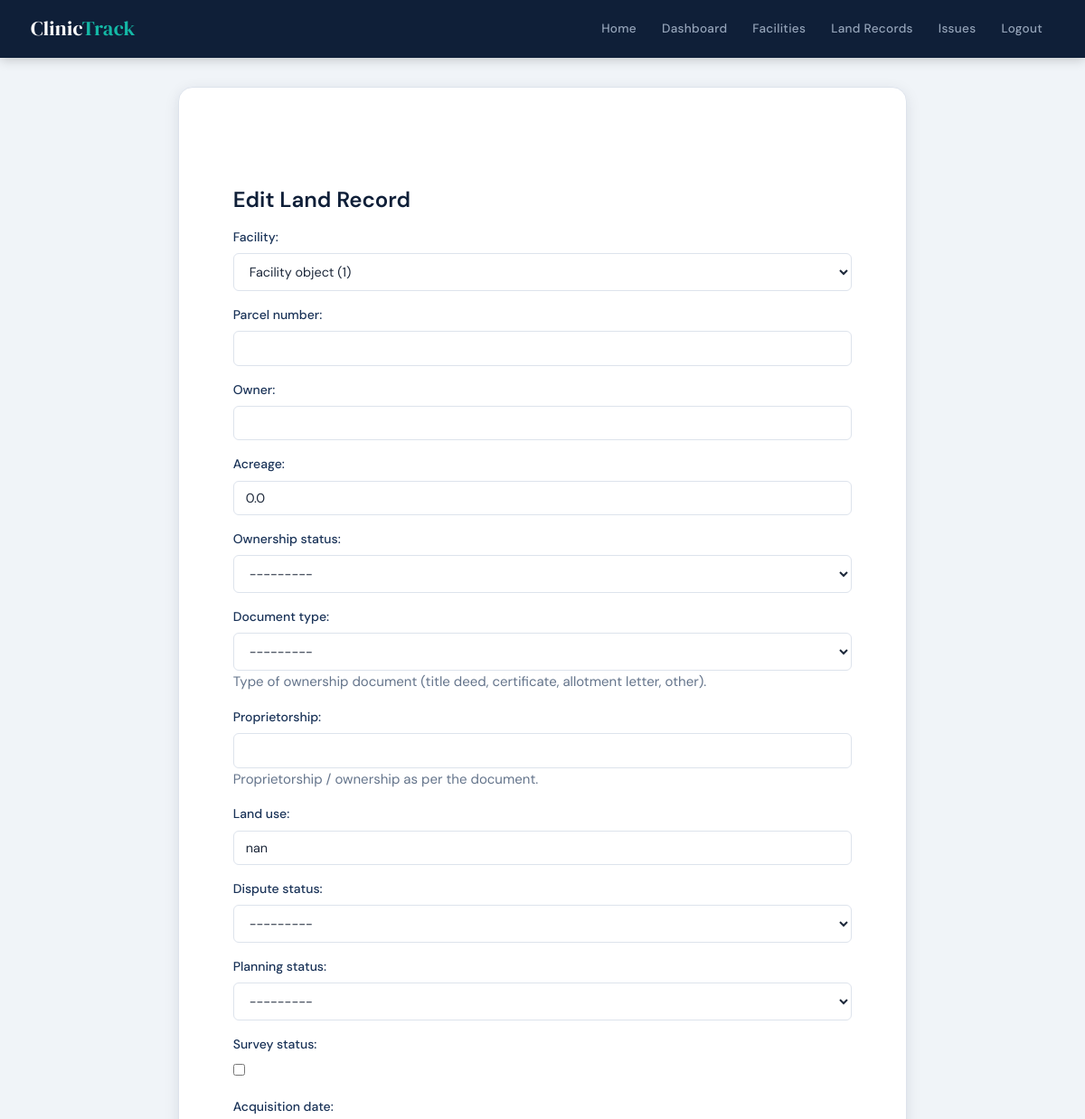
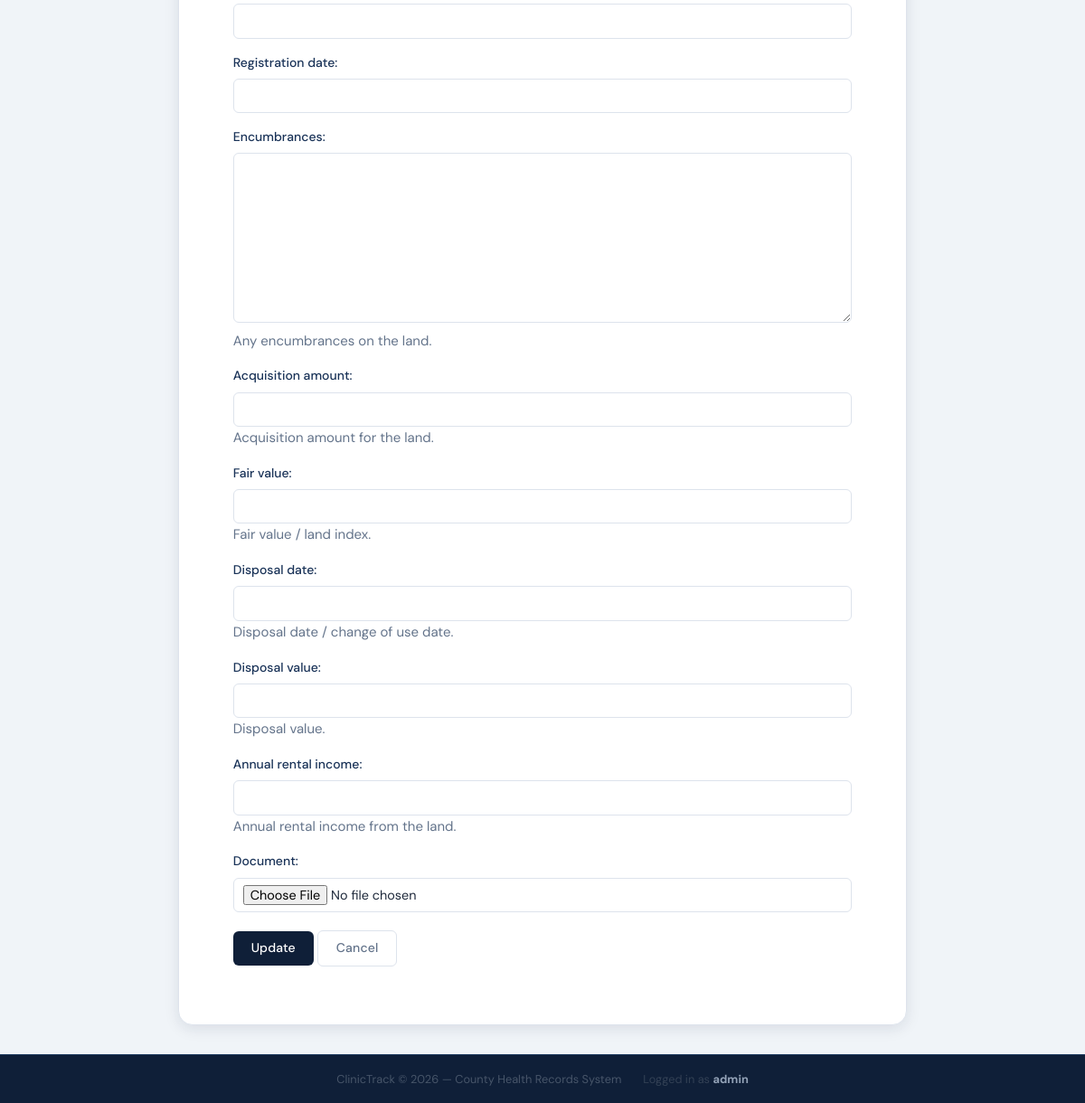
The app's page /landrecords/1/edit/ (signed in) with its own data (2 pictures, top to bottom).
### clinic/models.py (models this page shows, shortened)
class LandRecord(models.Model):
    OWNERSHIP_STATUS = [
        ('Freehold', 'Freehold'),
        ('Leasehold', 'Leasehold'),
        ('Community', 'Community'),
        ('Government', 'Government'),
    ]
    DISPUTE_STATUS = [
        ('Disputed', 'Disputed'),
        ('Undisputed', 'Undisputed'),
    ]
    facility = models.ForeignKey(
        Facility,
        on_delete=models.CASCADE,
        related_name="land_records"
    )
    parcel_number = models.CharField(max_length=100, blank=True)
    owner = models.CharField(max_length=200, blank=True)
    acreage = models.FloatField()
    ownership_status = models.CharField(
        max_length=50,
        choices=OWNERSHIP_STATUS,
        blank=True
    )
    land_use = models.CharField(max_length=255, blank=True)
    DOCUMENT_TYPES = [
        ("Title Deed", "Title Deed"),
        ("Certificate", "Certificate"),
        ("Allotment Letter", "Allotment Letter"),
        ("Other", "Other"),
    ]
    document_type = models.CharField(
        max_length=50,
        choices=DOCUMENT_TYPES,
        blank=True,
        help_text="Type of ownership document (title deed, certificate, allotment letter, other).",
    )
    proprietorship = models.CharField(
        max_length=255,
        blank=True,
        help_text="Proprietorship / ownership as per the document.",
    )
    dispute_status = models.CharField(
        max_length=20,
        choices=DISPUTE_STATUS,
        blank=True
    )
    PLANNING_STATUS = [
        ("Planned", "Planned"),
        ("Unplanned", "Unplanned"),
    ]
    planning_status = models.CharField(
        max_length=20,
        choices=PLANNING_STATUS,
        blank=True,
    )
    survey_status = models.BooleanField(default=False)
    acquisition_date = models.DateField(null=True, blank=True)
    registration_date = models.DateField(null=True, blank=True)
    encumbrances = models.TextField(
        blank=True,
        help_text="Any encumbrances on the land.",
    )
    acquisition_amount = models.DecimalField(
        max_digits=14,
        decimal_places=2,
        null=True,
        blank=True,
        help_text="Acquisition amount for the land.",
    )
    fair_value = models.DecimalField(
        max_digits=14,
        decimal_places=2,
        null=True,
        blank=True,
        help_text="Fair value / land index.",
    )
    disposal_date = models.DateField(
        null=True,
        blank=True,
        help_text="Disposal date / change of use date.",
    )
    disposal_value = models.DecimalField(
        max_digits=14,
        decimal_places=2,
        null=True,
        blank=True,
        help_text="Disposal value.",
    )
    annual_rental_income = models.DecimalField(
        max_digits=14,
        decimal_places=2,
        null=True,
        blank=True,
        help_text="Annual rental income from the land.",
    )
    document = models.FileField(
        upload_to="land_documents/",
        null=True,
        blank=True
    )
    created_at = models.DateTimeField(auto_now_add=True)

### clinic/views.py (the view)
# urls.py: path("landrecords/<int:pk>/edit/", views.LandRecordUpdateView.as_view(), name="landrecord_edit"),
class LandRecordUpdateView(AdminRequiredMixin, generic.UpdateView):
	model = LandRecord
	fields = [
		"facility",
		"parcel_number",
		"owner",
		"acreage",
		"ownership_status",
		"document_type",
		"proprietorship",
		"land_use",
		"dispute_status",
		"planning_status",
		"survey_status",
		"acquisition_date",
		"registration_date",
		"encumbrances",
		"acquisition_amount",
		"fair_value",
		"disposal_date",
		"disposal_value",
		"annual_rental_income",
		"document",
	]
	template_name = "clinic/landrecord_form.html"
	success_url = reverse_lazy("clinic:landrecord_list")

### clinic/views.py (called while the page is built)
	def test_func(self):
		return bool(self.request.user and self.request.user.is_staff)

### clinic/templates/clinic/landrecord_form.html (shortened to what this page needs)
{% extends "clinic/base.html" %}
{% block content %}
<div class="container mt-4">
    <h2>
        {% if object %}
            Edit Land Record
        {% else %}
            Add Land Record
        {% endif %}
    </h2>
    <form method="post" enctype="multipart/form-data">
        {{ form.as_p }}
        <button type="submit" class="btn btn-primary mt-2">
            {% if object %}Update{% else %}Add{% endif %}
        </button>
        <a href="{% url 'clinic:landrecord_list' %}" class="btn btn-secondary mt-2">Cancel</a>
    </form>
</div>
{% endblock %}

### clinic/templates/clinic/base.html (shortened to what this page needs)
{% load static %}
<!doctype html>
<html lang="en">
<head>
  <link rel="stylesheet" href="https://cdn.jsdelivr.net/npm/modern-normalize/modern-normalize.css">
  <link rel="stylesheet" href="{% static 'css/mystyle.css' %}">
</head>
<body>
  <header>
    <div class="header-inner">
      <h1>Clinic<span>Track</span></h1>
      <nav>
        <a href="{% url 'clinic:home' %}">Home</a>
        {% if user.is_authenticated and user.is_staff %}
          <a href="{% url 'clinic:admin_dashboard' %}">Dashboard</a>
          <a href="{% url 'clinic:facility_list' %}">Facilities</a>
          <a href="{% url 'clinic:landrecord_list' %}">Land Records</a>
          <a href="{% url 'clinic:issue_list' %}">Issues</a>
          <a href="{% url 'clinic:logout' %}">Logout</a>
        {% else %}
          <a href="{% url 'clinic:login' %}">Login</a>
        {% endif %}
      </nav>
    </div>
  </header>
  <div class="container">
    <main>
      {% block content %}{% endblock %}
    </main>
  </div>
  <footer>
    <span>ClinicTrack &copy; {% now "Y" %} — County Health Records System</span>
    {% if user.is_authenticated %}
      <span style="margin-left:16px;color:#334155;">Logged in as <strong style="color:#94a3b8;">{{ user.username }}</strong></span>
    {% endif %}
  </footer>
</body>
</html>

### clinic/static/css/mystyle.css (style rules this page uses)
:root { --navy: #0f1f38; --navy-mid: #1a3358; --navy-light: #234070; --teal: #0d9488; --teal-light: #14b8a6; --teal-pale: #ccfbf1; --amber: #d97706; --red: #dc2626; --red-pale: #fee2e2; --white: #ffffff; --surface: #f0f4f8; --border: #dde3ec; --text: #1e293b; --text-muted: #64748b; --radius-sm: 6px; --radius-md: 10px; --radius-lg: 16px; --shadow-sm: 0 1px 4px rgba(15, 31, 56, 0.08); --shadow-md: 0 4px 16px rgba(15, 31, 56, 0.10); --shadow-lg: 0 8px 32px rgba(15, 31, 56, 0.12); }
*, *::before, *::after { box-sizing: border-box; }
html { scroll-behavior: smooth; }
body { font-family: 'DM Sans', Arial, sans-serif; background: var(--surface); color: var(--text); line-height: 1.65; font-size: 15px; min-height: 100vh; display: flex; flex-direction: column; }
a { color: var(--teal); text-decoration: none; transition: color 0.18s, opacity 0.18s; }
header { background: var(--navy); color: var(--white); position: sticky; top: 0; z-index: 100; box-shadow: 0 2px 12px rgba(0, 0, 0, 0.2); }
.header-inner { max-width: 1180px; margin: 0 auto; padding: 0 24px; display: flex; align-items: center; justify-content: space-between; height: 64px; gap: 20px; }
header h1 { font-family: 'DM Serif Display', Georgia, serif; font-size: 1.4rem; font-weight: 400; color: var(--white); white-space: nowrap; margin: 0; letter-spacing: 0.01em; }
header h1 span { color: var(--teal-light); }
nav { display: flex; flex-wrap: wrap; gap: 2px; align-items: center; }
nav a { color: #94a3b8; padding: 6px 13px; border-radius: var(--radius-sm); font-size: 0.85rem; font-weight: 500; letter-spacing: 0.02em; transition: background 0.18s, color 0.18s; text-decoration: none; }
.container { max-width: 1180px; margin: 0 auto; padding: 32px 24px; flex: 1; }
main { background: var(--white); padding: 32px 36px; border-radius: var(--radius-lg); box-shadow: var(--shadow-md); border: 1px solid var(--border); animation: fadeUp 0.28s ease both; }
h1, h2, h3, h4, h5 { font-weight: 600; color: var(--navy); line-height: 1.3; }
h1 { font-size: 1.9rem; margin-bottom: 18px; }
h2 { font-size: 1.5rem; margin-bottom: 14px; }
p { margin-bottom: 12px; color: var(--text-muted); }
.btn { display: inline-flex; align-items: center; justify-content: center; gap: 6px; padding: 9px 20px; border-radius: var(--radius-sm); font-size: 0.875rem; font-weight: 500; font-family: 'DM Sans', Arial, sans-serif; border: none; cursor: pointer; transition: transform 0.15s, opacity 0.15s, box-shadow 0.15s; text-decoration: none; letter-spacing: 0.01em; white-space: nowrap; line-height: 1.4; }
.btn-primary { background: var(--navy); color: var(--white); }
.btn-secondary { background: transparent; color: var(--text-muted); border: 1px solid var(--border); }
label { font-weight: 500; display: block; margin-bottom: 6px; font-size: 0.875rem; color: var(--navy-mid); }
input[type="text"], input[type="email"], input[type="password"], input[type="number"], input[type="date"], input[type="tel"], input[type="url"], input[type="search"], input[type="file"], select, textarea { width: 100%; padding: 10px 13px; border: 1.5px solid var(--border); border-radius: var(--radius-sm); font-size: 0.9rem; font-family: 'DM Sans', Arial, sans-serif; background: var(--white); color: var(--text); transition: border-color 0.18s, box-shadow 0.18s; }
textarea { resize: vertical; min-height: 95px; }
input::placeholder, textarea::placeholder { color: #a0aec0; }
input[type="file"] { padding: 7px 10px; cursor: pointer; }
.mt-2 { margin-top: 8px; }
.mt-4 { margin-top: 24px; }
footer { background: var(--navy); color: #475569; text-align: center; padding: 16px 24px; font-size: 0.8rem; margin-top: auto; border-top: 1px solid #1e3a5f; display: flex; align-items: center; justify-content: center; flex-wrap: wrap; gap: 8px; }

### records on screen
LandRecord: facility "Facility object (1)", acreage "0.0", ownership_status "---------", document_type "---------", land_use "nan", dispute_status "---------", planning_status "---------"

### other values on screen
{{ user.username }} "admin"
